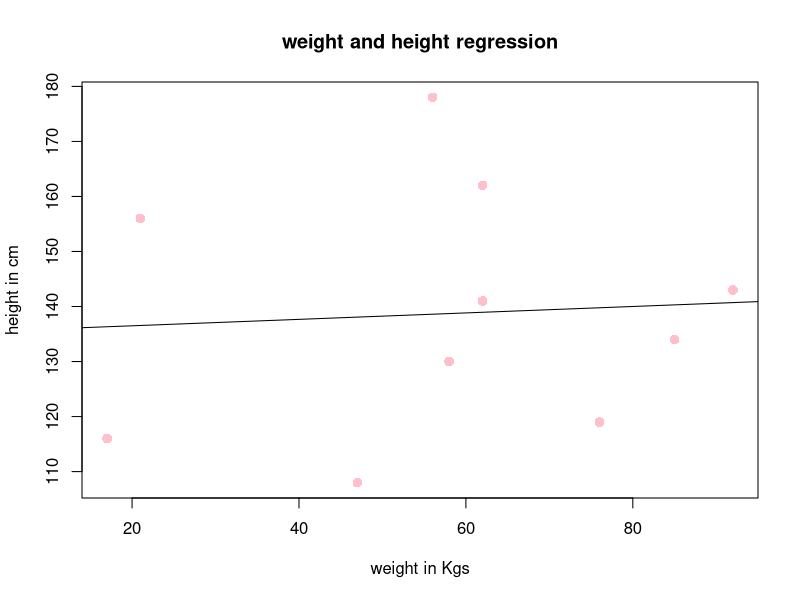

The R source for this figure:
## ---- chunk 1
knitr::opts_chunk$set(echo = TRUE)
## ---- chunk 2
x <- c(141,134,178,156,108,116,119,143,162,130)
y <- c(62,85,56,21,47,17,76,92,62,58)
#applying lm() function
model <- lm(y~x)
model

## ---- chunk 3
#summary of the model
summary(model)
## ---- chunk 4
z <- data.frame(x=160)
predictr <-predict(model,z) 
predictr
## ---- chunk 5
plot(y,x,col="pink",main = "weight and height regression",abline(lm(x~y)),cex=1.3,pch=16,xlab = "weight in Kgs",ylab = "height in cm")
## ---- chunk 6
data <-mtcars 
data
head(data)
## ---- chunk 7
imput <- mtcars
## ---- chunk 8
model1 <- lm(mpg~wt+disp+hp,data=imput)
model1
b0 <- coef(model1)[1]
b0
x_wt <- coef(model1)[2]
x_wt
x_disp <- coef(model1)[3]
x_disp
x_hp <- coef(model1)[4]
x_hp
## ---- chunk 9
cor(imput$mpg,imput$cyl)
